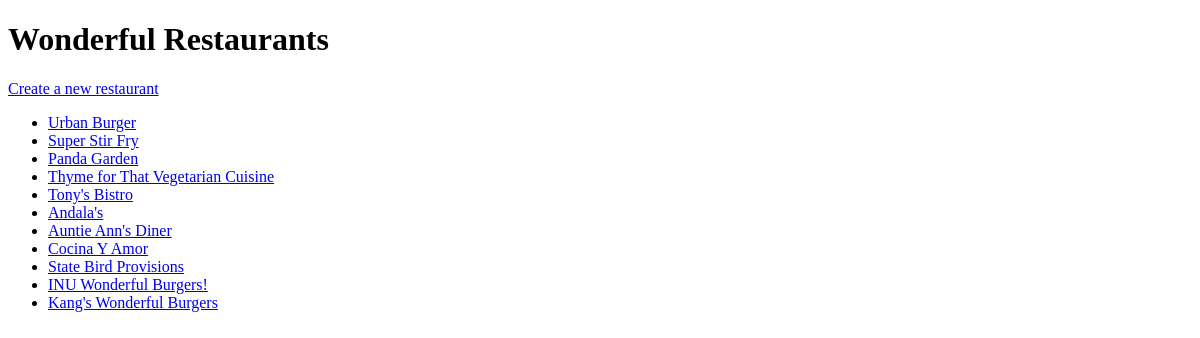
The page /restaurants/ on the database as committed earlier.
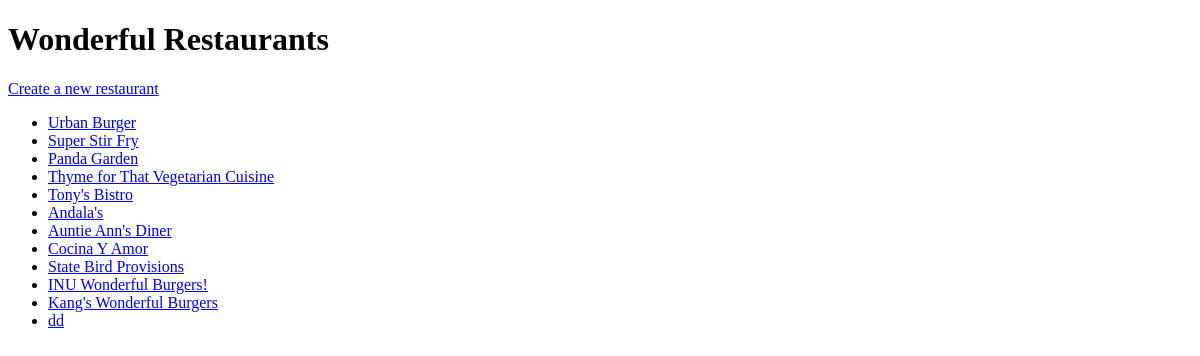
The same page on the database as committed later.
### tables this page shows
CREATE TABLE restaurant (
  id INTEGER PRIMARY KEY AUTOINCREMENT,
  name VARCHAR(250) NOT NULL
);

### lecture/restaurant_menu.py (the view)
@app.route('/')
@app.route('/restaurants/')
def showRestaurants(name=None):
    db = sqlite3.connect('restaurant_menu.db')
    cursor = db.cursor()
    items = cursor.execute('SELECT id, name FROM restaurant').fetchall()
    db.close()
    print(items)
    return render_template('restaurants.html', restaurants=items)

### lecture/templates/restaurants.html (shortened to what this page needs)
<!DOCTYPE html>
<html>
    <head>
    </head>
    <body>
        <h1>Wonderful Restaurants</h1>
        <p>
            <a href="/restaurant/new/">Create a new restaurant</a>
        </p>
        <ul>
            {% for restaurant in restaurants %}
            <li>
                <a href="/restaurant/{{ restaurant[0] }}">{{ restaurant[1] }}</a>
            </li>
            {% endfor %}
        </ul>
    </body>
</html>

Rows that differ between the two databases and show on the page:
added restaurant: name "dd"
